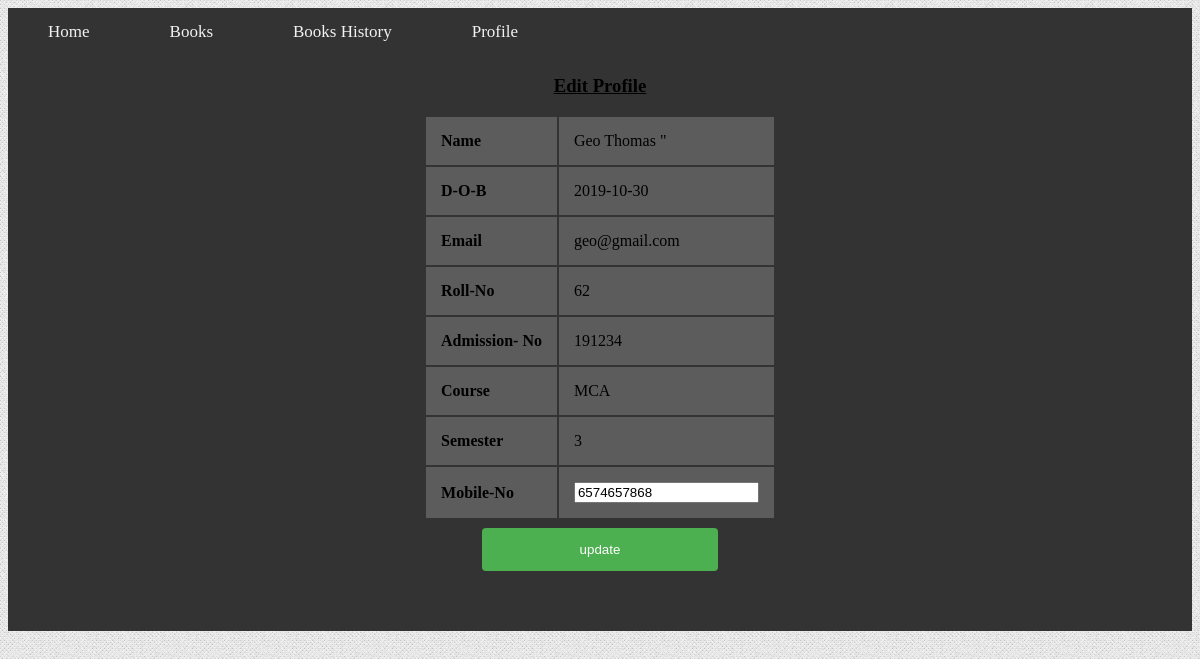
Page /edit_profile.php (signed in) on the committed database.
### tables this page shows
CREATE TABLE IF NOT EXISTS `tbl_register` (
  `Regid` int(10) NOT NULL AUTO_INCREMENT,
  `Name` varchar(20) NOT NULL,
  `Dob` varchar(10) NOT NULL,
  `Email` varchar(20) NOT NULL,
  `Roll_no` int(10) NOT NULL,
  `Ad_no` int(10) NOT NULL,
  `Course` varchar(8) NOT NULL,
  `Semester` varchar(5) NOT NULL,
  `Yearofpass` varchar(6) NOT NULL,
  `Mobile_no` varchar(12) NOT NULL,
  `idfromreg` int(5) NOT NULL,
  PRIMARY KEY (`Regid`)
);

### edit_profile.php (the view, shortened to what this page needs)
<?php
   include ('conn.php');
?>
<html>
<head>
    <link rel = "stylesheet" type = "text/css" href = "lbmsys.css" />
    <link rel = "stylesheet" type = "text/css" href = "nav.css" />
</head>
<body>
    <div class="topnav">
  <div class="topnav">
  <a href="userlogin.php">Home</a>
  <a href="requestbook.php">Books</a>
       <a href="history.php">Books History</a>
  <a href="profile.php">Profile</a>
</div>
<form method="POST" action="">
<center>
<h3><u>Edit Profile</u></h3>
<?php
$d=$_SESSION['id'];
$query="select * from tbl_register where idfromreg='$d'";
    $result=mysqli_query($conn,$query);
while($row=mysqli_fetch_array($result))
{
$name=$row[1];
$dob=$row[2];
$email=$row[3];
$roll=$row[4];
$adno=$row[5];
$cour=$row[6];
$sem=$row[7];
$mob=$row[9];
}
?>
<center>
<table>
  <tr>
    <th> Name</th>
    <td><?php echo $name; ?>"</td>
  </tr>
  <tr>
    <th >D-O-B</th>
    <td><?php echo $dob; ?></td>
  </tr>
  <tr>
    <th> Email</th>
    <td> <?php echo $email; ?> </td>
  </tr>
  <tr>
    <th>  Roll-No</th>
    <td> <?php echo $roll; ?> </td>
  </tr>
   <tr>
    <th> Admission- No</th>
    <td> <?php echo $adno; ?>  </td>
  </tr>
  <tr>
    <th >Course </th>
    <td>  <?php echo $cour; ?> </td>
  </tr>
  <tr>
    <th> Semester </th>
    <td> <?php echo $sem; ?> </td>
  </tr>
  <tr>
    <th> Mobile-No</th>
    <td> <input type="tect" name="mob" value="<?php echo $mob; ?> " </td>
  </tr>
</table>
<input type="submit" name="update" value="update" style="width:20%">
</center>
</form>
<br><br>
</body>
</html>

### lbmsys.css (style rules this page uses)
body { font-family: Cambria, Palatino, "Palatino Linotype", "Palatino LT STD", Georgia, serif; background:url(bgnoise_lg.png); }
input[type=submit] { width: 100%; background-color: #4CAF50; color: white; padding: 14px 20px; margin: 8px 0; border: none; border-radius: 4px; cursor: pointer; }

### nav.css (style rules this page uses)
.topnav { overflow: hidden; background-color: #333; }
.topnav a { float: left; color: #f2f2f2; text-align: center; padding: 14px 40px; text-decoration: none; font-size: 17px; }

### edit_profile.php (style rules this page uses)
th, td { padding: 15px; background-color: rgba(255,255,255,0.2); color: black; }
th { text-align: left; }

### rows in the picture
tbl_register: Name "Geo Thomas", Dob "2019-10-30", Email "geo@gmail.com", Roll_no "62", Ad_no "191234", Course "MCA", Semester "3", mob "6574657868"
